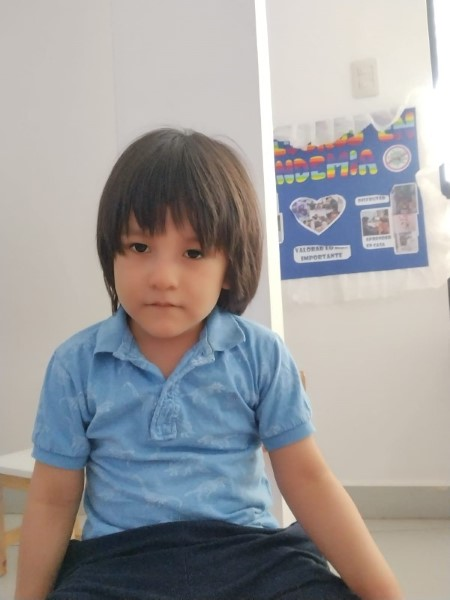
#> input picture images/liam1.jpg, 450 x 600 px
$ python pillow4.py
#> lines starting #> are read from the running program, lines starting #| are printed output that depends on the picture
from PIL import Image, ImageFilter

# Open an image file
img = Image.open("./images/liam1.jpg")
#> img is the input picture: PIL image 450x600 RGB; mean R, G, B 158.5, 156.5, 156.9

# Display the image
img.show()

# Image Blending:
# Open another image
img2 = Image.open("./images/yahre1.jpg")
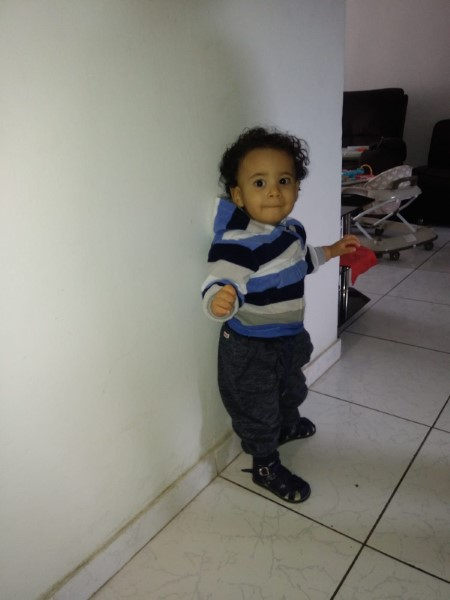
#> input picture images/yahre1.jpg, 450 x 600 px
#> img2 is the input picture: PIL image 450x600 RGB; mean R, G, B 130.6, 129.1, 122

# Blend the images
blended_img = Image.blend(img, img2, alpha=0.7)
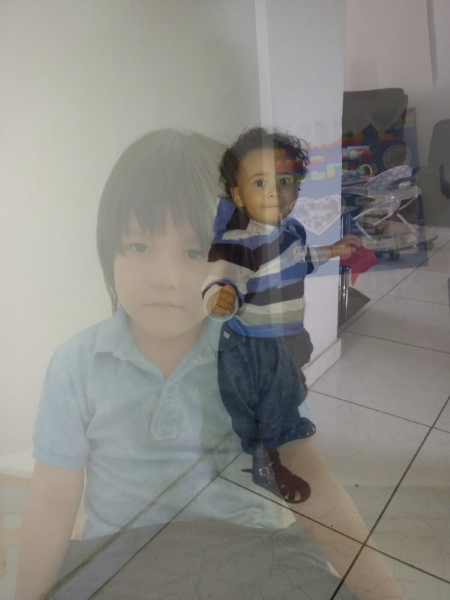
#> blended_img: PIL image 450x600 RGB; mean R, G, B 138.5, 136.8, 132

# Display the blended image
blended_img.show()
